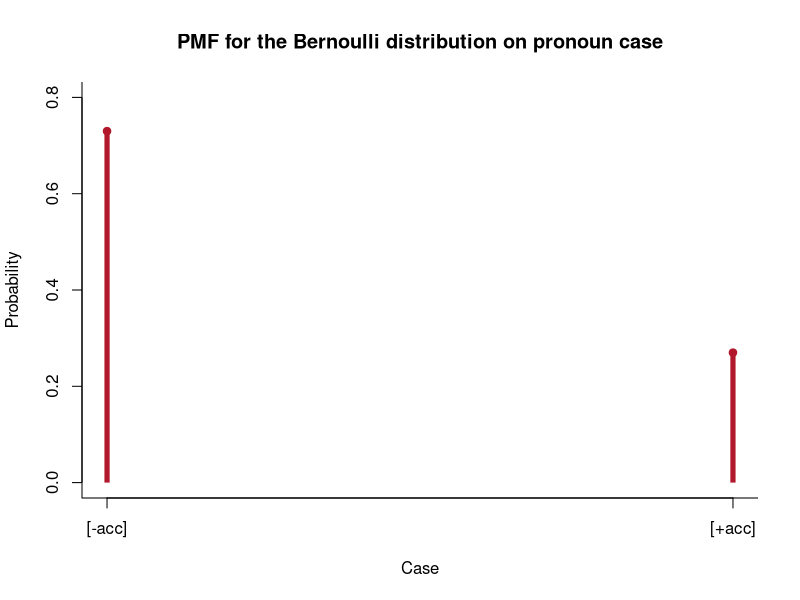

R code for this plot:
## ---- chunk 1
case_code <- 0:1
case_mass <- dbinom(case_code, size = 1, prob = .27)

plot(case_code, case_mass, type = "h", lwd = 5, lend = 1,
     col = "#B2182B", xaxt = "n", xlab = "Case", ylab = "Probability",
     main = "PMF for the Bernoulli distribution on pronoun case",
     ylim = c(0, .8), bty = "l")
axis(1, at = case_code, labels = c("[-acc]", "[+acc]"))
points(case_code, case_mass, pch = 19, col = "#B2182B")
